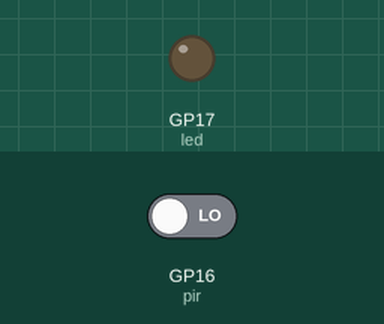
Recording of a program running on a simulated Raspberry Pi Pico running MicroPython. Parts: output pins drawn as LEDs (lit = HIGH). The inputs (shaded band) are chosen by the test bench; at power-on: GP16 (pir) LOW. What the program prints to the serial console is not drawn.

Above: at 1.2 s.
1.3 s: GP16 (pir) driven HIGH
At 1.8 s:
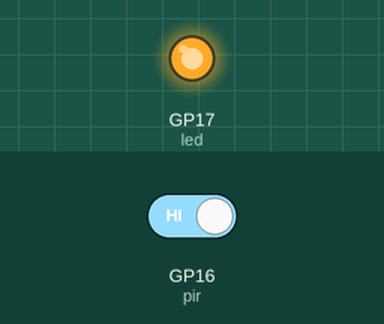
2.8 s: GP16 (pir) driven LOW
At 4.2 s:
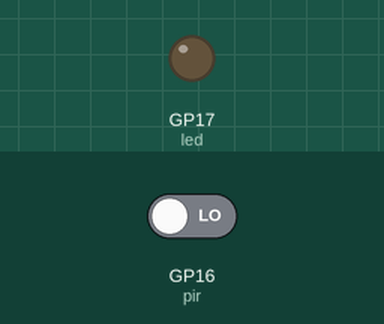
Timing chart, 0 to 5.8 s (numbered marks = the images above; inputs shaded):
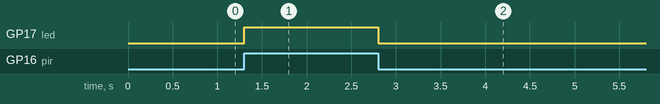

Measured:
- after the input at 1.3 s, GP17 (led): LOW → HIGH at once
- after the input at 2.8 s, GP17 (led): HIGH → LOW at once

The program:

PIR_Sensor.py
```python
from machine import Pin
import utime
led = Pin(17, Pin.OUT)
pir = Pin(16, Pin.IN)

while True:
   print(pir.value())
   if pir.value() == 1:
       print("There is a movement")
       led.high()

   else:
       print("Waiting for movement")
       led.low()
```
